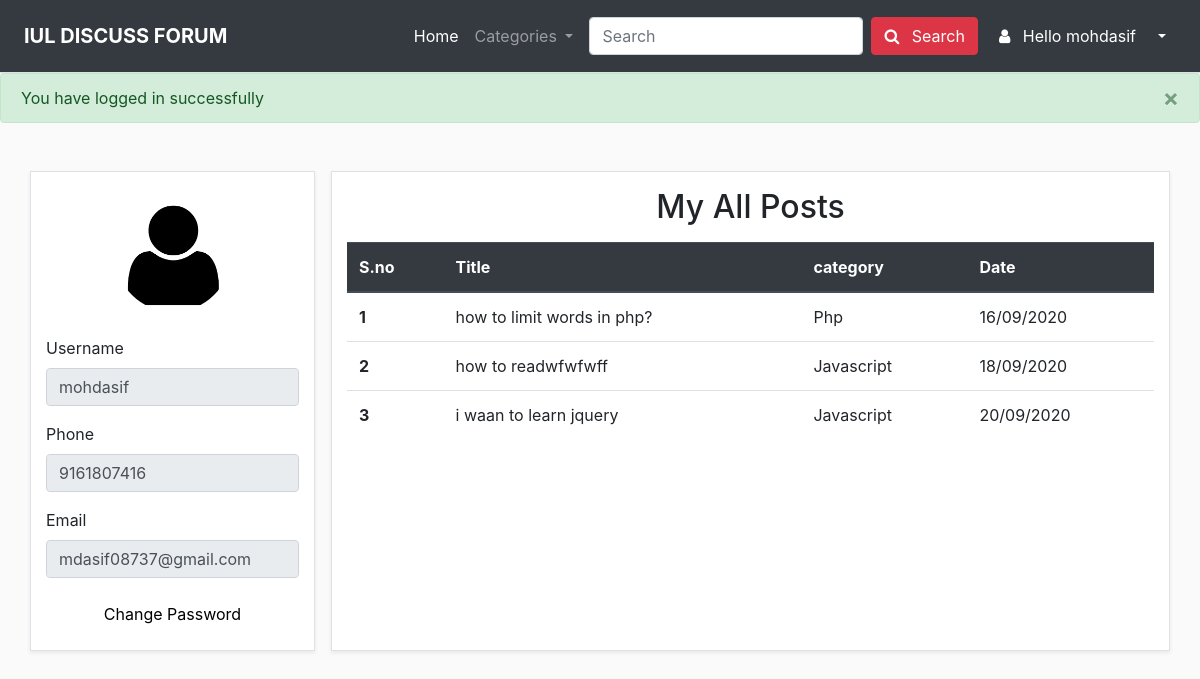
/user-profile.php (signed in), run on the app's committed database.
### tables this page shows
CREATE TABLE `users` (
  `user_id` int(255) NOT NULL,
  `username` varchar(255) NOT NULL,
  `user_phone` varchar(255) NOT NULL,
  `user_email` varchar(255) NOT NULL,
  `user_password` varchar(255) NOT NULL,
  `user_datetime` int(11) NOT NULL DEFAULT current_timestamp()
);

CREATE TABLE `threads` (
  `thread_id` int(255) NOT NULL,
  `thread_title` text NOT NULL,
  `thread_description` longtext NOT NULL,
  `thread_category_name` varchar(255) NOT NULL,
  `thread_username` varchar(255) NOT NULL,
  `thread_datetime` datetime NOT NULL DEFAULT current_timestamp()
);

### user-profile.php (the view)
<?php include 'header.php'; ?>
<div class="container my-5">
    <div class="row">
        <div class="col-sm-3 bg-white border shadow-sm ">
            <div class="user-img text-center my-4">
                <img src="image/user-icon.png" alt="" class="rounded-circle" width="116px" height="116px">
            </div>
            <?php
               include 'db_connect.php';
               $username = $_SESSION['username'];
               $sql = "SELECT * FROM `users` WHERE `username` = '$username'" ;
               $result = mysqli_query($conn,$sql);
                 $row = mysqli_fetch_assoc($result)
            ?>
            <form>
                <div class="form-group">
                    <label for="inputEmail4">Username</label>
                    <input type="text" class="form-control" id="inputEmail4" value="<?php echo $row['username']; ?>" disabled>
                </div>
                <div class="form-group">
                    <label for="inputEmail4">Phone</label>
                    <input type="email" class="form-control" id="inputEmail4" value=" <?php echo $row['user_phone']; ?>" disabled>
                </div>
                <div class="form-group">
                    <label for="inputEmail4">Email</label>
                    <input type="email" class="form-control" id="inputEmail4" value="<?php echo $row['user_email']; ?>" disabled>
                </div>
            </form>
           <div class="change-password text-center my-4">
           <a href="change_password.php" >Change Password</a>
           </div>
        </div>
        <div class="col-sm ml-3 bg-white border shadow-sm ">
            <h2 class="text-center my-3">My All Posts</h2>
            <table class="table">
                <thead class="thead-dark">
                    <tr>
                        <th scope="col">S.no</th>
                        <th scope="col">Title</th>
                        <th scope="col">category</th>
                        <th scope="col">Date</th>
                    </tr>
                </thead>
                <tbody>
                <?php
                 include 'db_connect.php';
                  $username = $_SESSION['username'];
                  $sql = "SELECT * FROM `threads` WHERE `thread_username` = '$username'" ;
                  $result = mysqli_query($conn,$sql);
                  if($num = mysqli_num_rows($result)){
                      $sno = 1 ;
                    while($row = mysqli_fetch_assoc($result)){
                        $db_date = $row['thread_datetime'];
                        $date = new DateTime($db_date);
                  echo '<tr>
                            <th scope="row">'.$sno.'</th>
                            <td>'.$row['thread_title'].'</td>
                            <td>'.$row['thread_category_name'].'</td>
                            <td>'.date_format($date, 'd/m/Y').'</td>
                        </tr> ';
                      $sno++;
                  }
                }
                ?>
                </tbody>
            </table>
        </div>
    </div>
</div>

### header.php (style rules this page uses)
* { margin: 0px; padding: 0px; box-sizing: border-box; }
body { background-color: #FAFAFA; }
a { color: black; }

### data on the page
users: username "mohdasif", user_phone "9161807416", user_email "mdasif08737@gmail.com"
threads: thread_title "how to limit words in php?", thread_category_name "Php", thread_datetime "16/09/2020"
threads: thread_title "how to readwfwfwff", thread_category_name "Javascript", thread_datetime "18/09/2020"
threads: thread_title "i waan to learn jquery", thread_category_name "Javascript", thread_datetime "20/09/2020"

### other printed values
$_SESSION['username'] "mohdasif"
$_SESSION['successLogin'] "You have logged in successfully"
